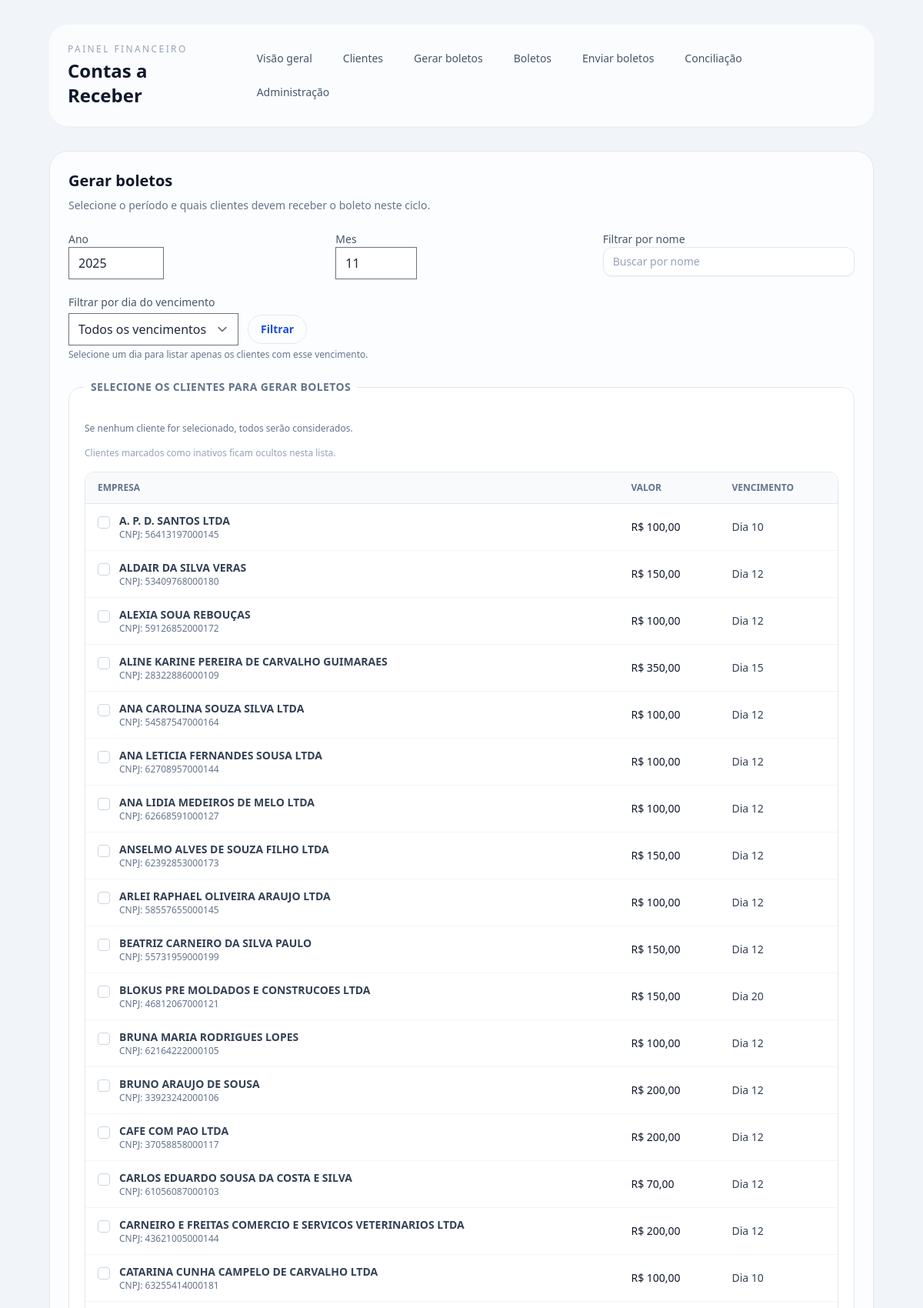
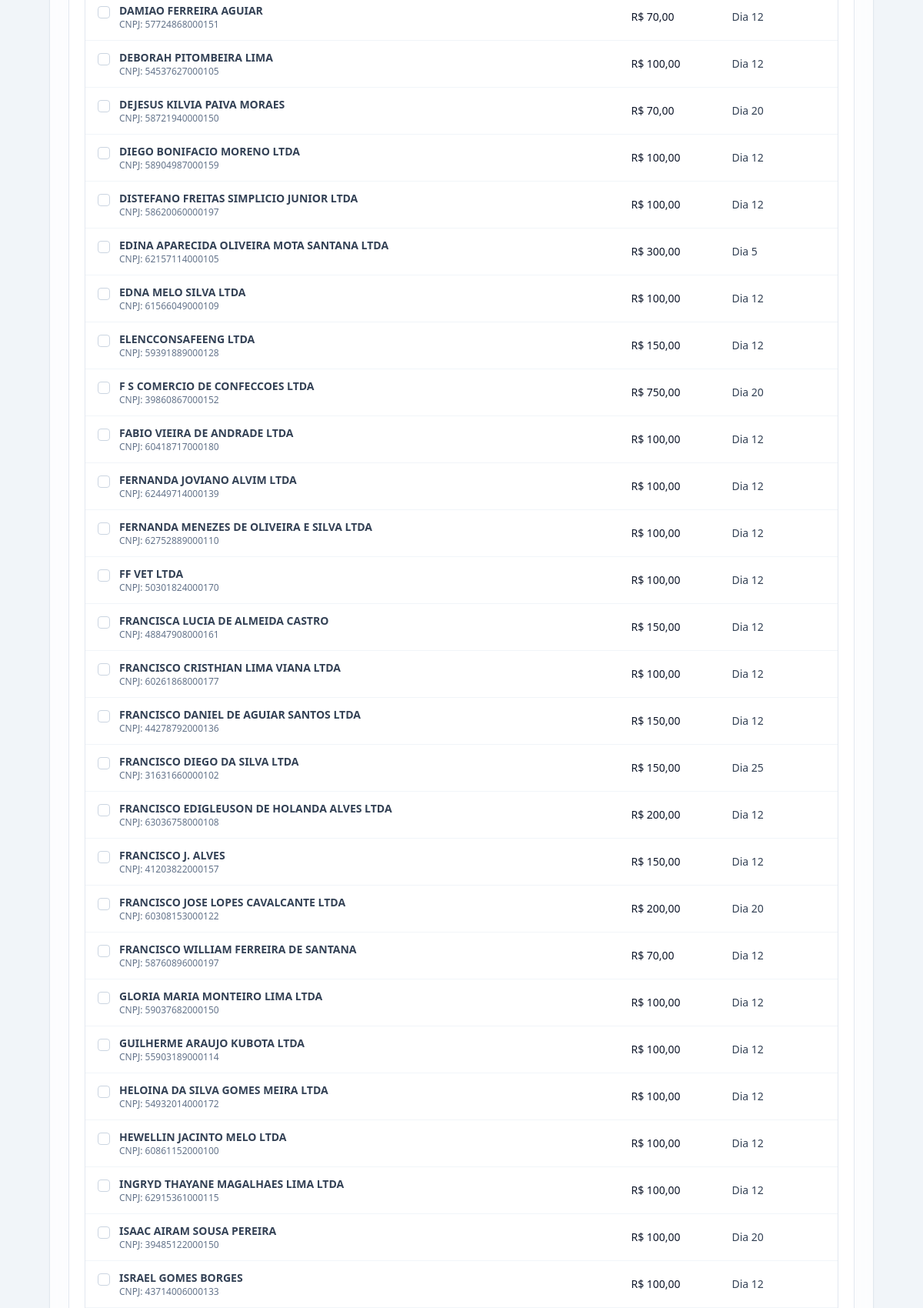
The app's page /gerar/ (signed in, upper part) with its own data (2 pictures, top to bottom).
### billing/models.py (models this page shows, shortened)
class Cliente(models.Model):
    valorNominal = models.DecimalField('Valor nominal', max_digits=12, decimal_places=2)
    dataVencimento = models.PositiveSmallIntegerField('Dia do vencimento (1..31)')
    nome = models.CharField('Nome', max_length=200)
    cpfCnpj = models.CharField('CPF/CNPJ', max_length=18)
    ativo = models.BooleanField('Ativo', default=True)
    email = models.EmailField('E-mail', blank=True)
    ddd = models.CharField('DDD', max_length=3, blank=True)
    telefone = models.CharField('Telefone', max_length=20, blank=True)
    endereco = models.CharField('Endereço', max_length=200, blank=True)
    numero = models.CharField('Número', max_length=20, blank=True)
    complemento = models.CharField('Complemento', max_length=100, blank=True)
    bairro = models.CharField('Bairro', max_length=100, blank=True)
    cidade = models.CharField('Cidade', max_length=100, blank=True)
    uf = models.CharField('UF', max_length=2, choices=UF_CHOICES, blank=True)
    cep = models.CharField('CEP', max_length=9, blank=True)

### billing/views.py (the view, shortened to what this page needs)
# urls.py: path("gerar/", views.gerar_boletos, name="gerar_boletos"),
@login_required
def gerar_boletos(request):
    if request.method == "POST":
        form = SelecionarClientesForm(request.POST)
    else:
        get_data = request.GET if request.GET else None
        form = SelecionarClientesForm(get_data)
    return render(request, "billing/gerar_boletos.html", {"form": form})

### billing/forms.py (called while the page is built)
def _coerce_int_or_none(value):
    if value in (None, "", "None"):
        return None
    try:
        return int(value)
    except (TypeError, ValueError):
        return None

### templates/billing/gerar_boletos.html (shortened to what this page needs)
{% extends "base.html" %}
{% block content %}
  <div class="space-y-6">
    <div class="flex flex-col gap-2">
      <h2 class="text-xl font-semibold text-slate-900">Gerar boletos</h2>
      <p class="text-sm text-slate-500">
        Selecione o período e quais clientes devem receber o boleto neste ciclo.
      </p>
    </div>
    <form class="space-y-6" method="post">
      <div class="grid gap-5 md:grid-cols-3">
        <div>
          <label class="block text-sm font-medium text-slate-600">{{ form.ano.label }}</label>
          {{ form.ano }}
        </div>
        <div>
          <label class="block text-sm font-medium text-slate-600">{{ form.mes.label }}</label>
          {{ form.mes }}
        </div>
        <div>
          <label class="block text-sm font-medium text-slate-600">{{ form.nome.label }}</label>
          {{ form.nome }}
        </div>
        <div class="md:col-span-3">
          <label class="block text-sm font-medium text-slate-600">{{ form.dia.label }}</label>
          <div class="mt-1 flex flex-wrap items-center gap-3">
            {{ form.dia }}
            <button
              type="submit"
              formmethod="get"
              class="rounded-full border border-brand-200 px-4 py-2 text-sm font-semibold text-brand-700 transition hover:border-brand-300 hover:bg-brand-50"
            >
              Filtrar
            </button>
          </div>
          <p class="mt-1 text-xs text-slate-500">
            Selecione um dia para listar apenas os clientes com esse vencimento.
          </p>
        </div>
      </div>
      <fieldset class="space-y-4 rounded-2xl border border-slate-200 bg-white/70 p-5">
        <legend class="px-2 text-sm font-semibold uppercase tracking-wide text-slate-500">
          {{ form.clientes.label }}
        </legend>
        <p class="text-xs text-slate-500">
          Se nenhum cliente for selecionado, todos serão considerados.
        </p>
        <p class="text-xs text-slate-400">
          Clientes marcados como inativos ficam ocultos nesta lista.
        </p>
        {% if form.filtered_clientes %}
          <div class="overflow-x-auto rounded-xl border border-slate-200">
            <table class="min-w-full divide-y divide-slate-200 text-sm">
              <thead class="bg-slate-50 text-xs uppercase text-slate-500">
                <tr>
                  <th scope="col" class="px-4 py-3 text-left font-semibold">Empresa</th>
                  <th scope="col" class="px-4 py-3 text-left font-semibold">Valor</th>
                  <th scope="col" class="px-4 py-3 text-left font-semibold">Vencimento</th>
                </tr>
              </thead>
              <tbody class="divide-y divide-slate-100 bg-white/60 text-slate-700">
                {% for cliente in form.filtered_clientes %}
                  {% with value=cliente.pk|stringformat:"s" %}
                    <tr class="hover:bg-brand-50/40">
                      <td class="px-4 py-3">
                        <label class="flex cursor-pointer items-start gap-3">
                          <input
                            id="{{ form.clientes.auto_id }}_{{ forloop.counter0 }}"
                            type="checkbox"
                            name="{{ form.clientes.html_name }}"
                            value="{{ cliente.pk }}"
                            class="mt-1 h-4 w-4 rounded border-slate-300 text-brand-600 focus:ring-2 focus:ring-brand-500"
                          >
                          <span>
                            <span class="font-semibold">{{ cliente.nome }}</span>
                            <span class="block text-xs text-slate-500">CNPJ: {{ cliente.cpfCnpj }}</span>
                          </span>
                        </label>
                      </td>
                      <td class="px-4 py-3 font-medium text-slate-900">
                        R$ {{ cliente.valorNominal|floatformat:2 }}
                      </td>
                      <td class="px-4 py-3">
                        Dia {{ cliente.dataVencimento|default:"-" }}
                      </td>
                    </tr>
                  {% endwith %}
                {% endfor %}
              </tbody>
            </table>
          </div>
        {% else %}
          <p class="text-sm text-slate-500">Nenhum cliente encontrado para os filtros atuais.</p>
        {% endif %}
      </fieldset>
    </form>
  </div>
{% endblock %}

### records on screen
Cliente: nome "A. P. D. SANTOS LTDA", cpfCnpj "56413197000145", valorNominal "100,00", dataVencimento "10"
Cliente: nome "ALDAIR DA SILVA VERAS", cpfCnpj "53409768000180", valorNominal "150,00", dataVencimento "12"
Cliente: nome "ALEXIA SOUA REBOUÇAS", cpfCnpj "59126852000172", valorNominal "100,00", dataVencimento "12"
Cliente: nome "ALINE KARINE PEREIRA DE CARVALHO GUIMARAES", cpfCnpj "28322886000109", valorNominal "350,00", dataVencimento "15"
Cliente: nome "ANA CAROLINA SOUZA SILVA LTDA", cpfCnpj "54587547000164", valorNominal "100,00", dataVencimento "12"
Cliente: nome "ANA LETICIA FERNANDES SOUSA LTDA", cpfCnpj "62708957000144", valorNominal "100,00", dataVencimento "12"
Cliente: nome "ANA LIDIA MEDEIROS DE MELO LTDA", cpfCnpj "62668591000127", valorNominal "100,00", dataVencimento "12"
Cliente: nome "ANSELMO ALVES DE SOUZA FILHO LTDA", cpfCnpj "62392853000173", valorNominal "150,00", dataVencimento "12"
Cliente: nome "ARLEI RAPHAEL OLIVEIRA ARAUJO LTDA", cpfCnpj "58557655000145", valorNominal "100,00", dataVencimento "12"
Cliente: nome "BEATRIZ CARNEIRO DA SILVA PAULO", cpfCnpj "55731959000199", valorNominal "150,00", dataVencimento "12"
Cliente: nome "BLOKUS PRE MOLDADOS E CONSTRUCOES LTDA", cpfCnpj "46812067000121", valorNominal "150,00", dataVencimento "20"
Cliente: nome "BRUNA MARIA RODRIGUES LOPES", cpfCnpj "62164222000105", valorNominal "100,00", dataVencimento "12"
Cliente: nome "BRUNO ARAUJO DE SOUSA", cpfCnpj "33923242000106", valorNominal "200,00", dataVencimento "12"
Cliente: nome "CAFE COM PAO LTDA", cpfCnpj "37058858000117", valorNominal "200,00", dataVencimento "12"
Cliente: nome "CARLOS EDUARDO SOUSA DA COSTA E SILVA", cpfCnpj "61056087000103", valorNominal "70,00", dataVencimento "12"
Cliente: nome "CARNEIRO E FREITAS COMERCIO E SERVICOS VETERINARIOS LTDA", cpfCnpj "43621005000144", valorNominal "200,00", dataVencimento "12"
Cliente: nome "CATARINA CUNHA CAMPELO DE CARVALHO LTDA", cpfCnpj "63255414000181", valorNominal "100,00", dataVencimento "10"
Cliente: nome "DAMIAO FERREIRA AGUIAR", cpfCnpj "57724868000151", valorNominal "70,00", dataVencimento "12"
Cliente: nome "DEBORAH PITOMBEIRA LIMA", cpfCnpj "54537627000105", valorNominal "100,00", dataVencimento "12"
Cliente: nome "DEJESUS KILVIA PAIVA MORAES", cpfCnpj "58721940000150", valorNominal "70,00", dataVencimento "20"
Cliente: nome "DIEGO BONIFACIO MORENO LTDA", cpfCnpj "58904987000159", valorNominal "100,00", dataVencimento "12"
Cliente: nome "DISTEFANO FREITAS SIMPLICIO JUNIOR LTDA", cpfCnpj "58620060000197", valorNominal "100,00", dataVencimento "12"
Cliente: nome "EDINA APARECIDA OLIVEIRA MOTA SANTANA LTDA", cpfCnpj "62157114000105", valorNominal "300,00", dataVencimento "5"
Cliente: nome "EDNA MELO SILVA LTDA", cpfCnpj "61566049000109", valorNominal "100,00", dataVencimento "12"
Cliente: nome "ELENCCONSAFEENG LTDA", cpfCnpj "59391889000128", valorNominal "150,00", dataVencimento "12"
Cliente: nome "F S COMERCIO DE CONFECCOES LTDA", cpfCnpj "39860867000152", valorNominal "750,00", dataVencimento "20"
Cliente: nome "FABIO VIEIRA DE ANDRADE LTDA", cpfCnpj "60418717000180", valorNominal "100,00", dataVencimento "12"
Cliente: nome "FERNANDA JOVIANO ALVIM LTDA", cpfCnpj "62449714000139", valorNominal "100,00", dataVencimento "12"
Cliente: nome "FERNANDA MENEZES DE OLIVEIRA E SILVA LTDA", cpfCnpj "62752889000110", valorNominal "100,00", dataVencimento "12"
Cliente: nome "FF VET LTDA", cpfCnpj "50301824000170", valorNominal "100,00", dataVencimento "12"
Cliente: nome "FRANCISCA LUCIA DE ALMEIDA CASTRO", cpfCnpj "48847908000161", valorNominal "150,00", dataVencimento "12"
Cliente: nome "FRANCISCO CRISTHIAN LIMA VIANA LTDA", cpfCnpj "60261868000177", valorNominal "100,00", dataVencimento "12"
Cliente: nome "FRANCISCO DANIEL DE AGUIAR SANTOS LTDA", cpfCnpj "44278792000136", valorNominal "150,00", dataVencimento "12"
Cliente: nome "FRANCISCO DIEGO DA SILVA LTDA", cpfCnpj "31631660000102", valorNominal "150,00", dataVencimento "25"
Cliente: nome "FRANCISCO EDIGLEUSON DE HOLANDA ALVES LTDA", cpfCnpj "63036758000108", valorNominal "200,00", dataVencimento "12"
Cliente: nome "FRANCISCO J. ALVES", cpfCnpj "41203822000157", valorNominal "150,00", dataVencimento "12"
Cliente: nome "FRANCISCO JOSE LOPES CAVALCANTE LTDA", cpfCnpj "60308153000122", valorNominal "200,00", dataVencimento "20"
Cliente: nome "FRANCISCO WILLIAM FERREIRA DE SANTANA", cpfCnpj "58760896000197", valorNominal "70,00", dataVencimento "12"
Cliente: nome "GLORIA MARIA MONTEIRO LIMA LTDA", cpfCnpj "59037682000150", valorNominal "100,00", dataVencimento "12"
Cliente: nome "GUILHERME ARAUJO KUBOTA LTDA", cpfCnpj "55903189000114", valorNominal "100,00", dataVencimento "12"
Cliente: nome "HELOINA DA SILVA GOMES MEIRA LTDA", cpfCnpj "54932014000172", valorNominal "100,00", dataVencimento "12"
Cliente: nome "HEWELLIN JACINTO MELO LTDA", cpfCnpj "60861152000100", valorNominal "100,00", dataVencimento "12"
Cliente: nome "INGRYD THAYANE MAGALHAES LIMA LTDA", cpfCnpj "62915361000115", valorNominal "100,00", dataVencimento "12"
Cliente: nome "ISAAC AIRAM SOUSA PEREIRA", cpfCnpj "39485122000150", valorNominal "100,00", dataVencimento "20"
Cliente: nome "ISRAEL GOMES BORGES", cpfCnpj "43714006000133", valorNominal "100,00", dataVencimento "12"
